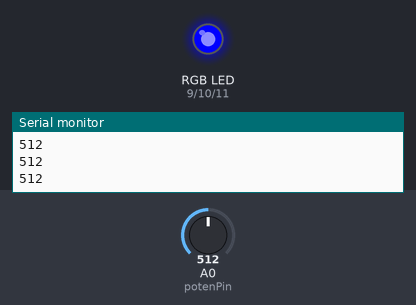
The sketch below on a simulated Arduino Uno, built with avr-gcc and run on an emulated ATmega328P. Parts: an RGB LED mixed from three pins (HIGH = lit), the last lines printed to the serial monitor. The test bench sets the inputs (shaded band); at power-on: A0 (potenPin) = 512. Dim RGB values are drawn brighter than linear.

Above: at 1.2 s.
1.3 s: A0 (potenPin) set to 750
2.8 s: A0 (potenPin) set to 786
At 2.95 s:
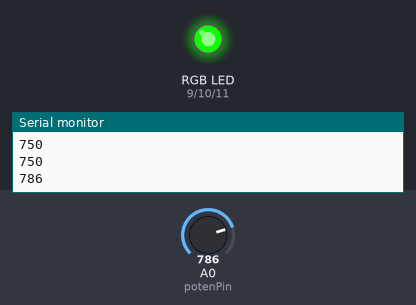
8.8 s: A0 (potenPin) set to 511
At 8.97 s:
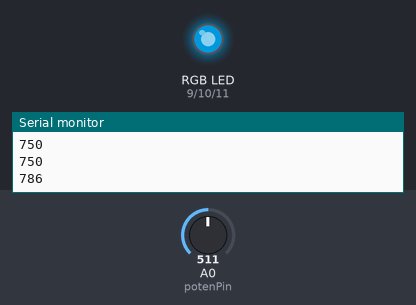
11.8 s: A0 (potenPin) set to 269
13.3 s: A0 (potenPin) set to 243
At 14.4 s:
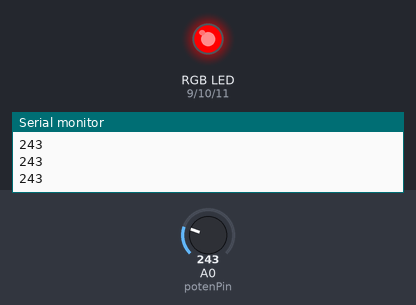
14.8 s: A0 (potenPin) set to 265
At 15.5 s:
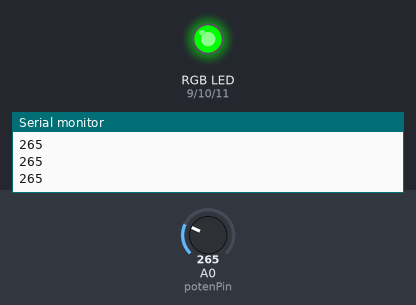
Timing chart, 0 to 17.3 s (numbered marks = the images above; inputs shaded):
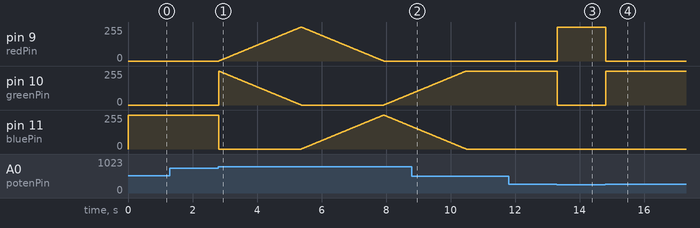

The sketch:

mood_lamp.ino
```cpp
const int redPin = 9;
const int greenPin = 10;
const int bluePin = 11;
const int potenPin = 0;
void setup() {
  pinMode(redPin, OUTPUT);
  pinMode(greenPin, OUTPUT);
  pinMode(bluePin, OUTPUT);
  Serial.begin(9600);
}
void loop() {
  // The potentiometer returns a number from 0-1024
  // representing how far the knob is turned.
  int val = analogRead(potenPin);
  Serial.println(val);
  if(val < 256) {
    // sets color to red
    setColor(255, 0, 0);
  } else if (val < 512) {
    // sets color to green
    setColor(0, 255, 0);
  } else if (val < 768) {
    // sets color to blue
    setColor(0, 0, 255);
  } else {
    // shifts through the cycles
    for(int i = 0; i < 255; i++) {
      setColor(i, 255-i, 0);
      delay(10);
    }
    for(int i = 0; i < 255; i++) {
      setColor(255-i, 0, i);
      delay(10);
    }
    for(int i = 0; i < 255; i++) {
      setColor(0, i, 255-i);
      delay(10);
    }
  }
}

void setColor(int redVal, int greenVal, int blueVal) {
  // sets red, green, and blue values to create colors
  // on the LED
  analogWrite(redPin, redVal);
  analogWrite(greenPin, greenVal);
  analogWrite(bluePin, blueVal);
}
```

Measured:
- the behaviour switches between 767 and 768 on A0 (potenPin) (found by bisection; images 0 and 1)
- the behaviour switches between 256 and 255 on A0 (potenPin) (found by bisection; images 2 and 3)
- after the input at 2.8 s, pin 9 (redPin): rises from 0/255 to 255/255 in 2.5 s, then falls to 0/255 in 2.6 s
- after the input at 8.8 s, pin 9 (redPin): stays 0/255 (without the input it goes to 1/255 after 1.7 s); pin 10 (greenPin): goes on until 10.5 s, then stays 255/255
- after the input at 13.3 s, pin 9 (redPin): 0/255 → 255/255 at once; pin 10 (greenPin): 255/255 → 0/255 at once
- after the input at 14.8 s, pin 9 (redPin): 255/255 → 0/255 at once; pin 10 (greenPin): 0/255 → 255/255 at once
